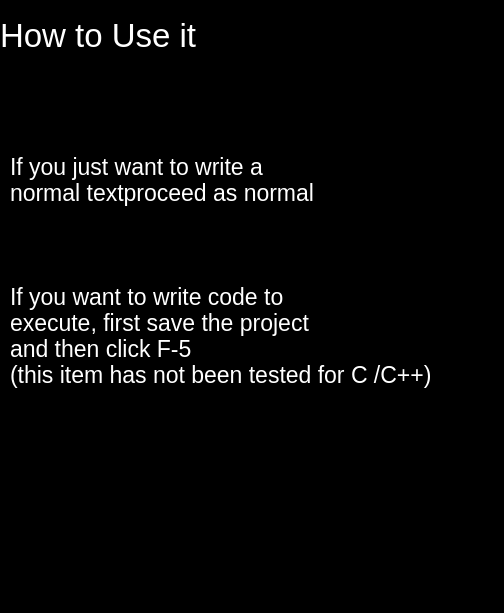
<?xml version="1.0" encoding="UTF-8"?>
<ui version="4.0">
 <class>Dialog</class>
 <widget class="QDialog" name="Dialog">
  <property name="geometry">
   <rect>
    <x>0</x>
    <y>0</y>
    <width>504</width>
    <height>613</height>
   </rect>
  </property>
  <property name="windowTitle">
   <string>Dialog</string>
  </property>
  <property name="styleSheet">
   <string notr="true">color: rgb(255, 255, 255);
background-color: rgb(0, 0, 0);</string>
  </property>
  <widget class="QLabel" name="label">
   <property name="geometry">
    <rect>
     <x>0</x>
     <y>10</y>
     <width>211</width>
     <height>51</height>
    </rect>
   </property>
   <property name="font">
    <font>
     <pointsize>25</pointsize>
    </font>
   </property>
   <property name="text">
    <string>How to Use it</string>
   </property>
  </widget>
  <widget class="QLabel" name="label_2">
   <property name="geometry">
    <rect>
     <x>10</x>
     <y>80</y>
     <width>431</width>
     <height>381</height>
    </rect>
   </property>
   <property name="font">
    <font>
     <pointsize>17</pointsize>
    </font>
   </property>
   <property name="text">
    <string>If you just want to write a
normal textproceed as normal



If you want to write code to
execute, first save the project
and then click F-5 
(this item has not been tested for C /C++)</string>
   </property>
  </widget>
 </widget>
 <resources/>
 <connections/>
</ui>
